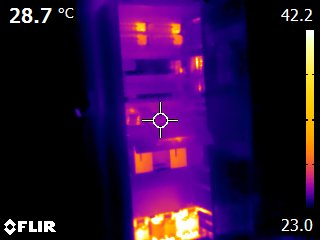
#> input picture FLIR0192.jpg, 320 x 240 px, found by its file name
$ python run_ssim.py
#> lines starting #> are read from the running program, lines starting #| are printed output that depends on the picture; pictures that were not available may be replaced by others from this repository, and a replacement may not be noted
"""
Comparador com SSIM (Structural Similarity) — compara PADRÕES espaciais,
não apenas distribuição de cores. Muito mais adequado para termogramas.
"""
import sys, os, cv2, numpy as np
from skimage.metrics import structural_similarity as ssim

WORKSPACE = r"c:\Users\Leonam Dias\Documents\Projetos C#\Thermix Studio"

def crop_thermal_roi(img, margin_pct=0.08):
    h, w = img.shape[:2]
    y0, y1 = int(h*margin_pct), int(h*(1-margin_pct))
    x0, x1 = int(w*margin_pct), int(w*(1-margin_pct))
    return img[y0:y1, x0:x1]

PAIRS = [
    ("FLIR0192", "FLIR0192.jpg", "FLIR0192_render_limpo.jpg"),
    ("2.jpg", "2.jpg", "2_render_limpo.jpg"),
]

for name, orig_fn, render_fn in PAIRS:
    orig = cv2.cvtColor(cv2.imread(os.path.join(WORKSPACE, orig_fn)), cv2.COLOR_BGR2RGB)
    rend = cv2.cvtColor(cv2.imread(os.path.join(WORKSPACE, render_fn)), cv2.COLOR_BGR2RGB)
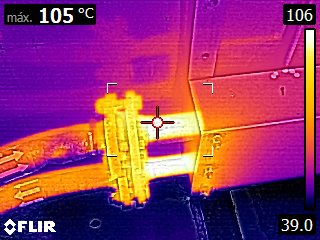
#> input picture FLIR0060.jpg, 320 x 240 px, given in place of FLIR0192_render_limpo.jpg, which was not available

    # Crop
    orig_c = crop_thermal_roi(orig, 0.08)
#> in crop_thermal_roi, `return img[y0:y1, x0:x1]`:
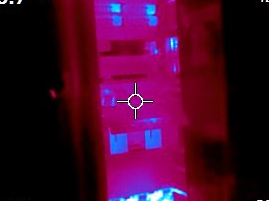
#> returned value: shape (201, 269, 3); mean of channels 0, 1, 2 43.4, 7, 68.4; drawn as B, G, R
    rend_c = crop_thermal_roi(rend, 0.08)
#> call 2 of crop_thermal_roi, with margin_pct = 0.08
#> in crop_thermal_roi (call 2), `return img[y0:y1, x0:x1]`:
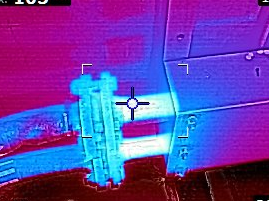
#> returned value: shape (201, 269, 3); mean of channels 0, 1, 2 167.7, 63.5, 100.9; drawn as B, G, R

    # SSIM em cada canal + grayscale
    gray_orig = cv2.cvtColor(orig_c, cv2.COLOR_RGB2GRAY)
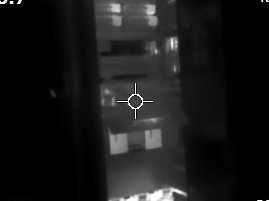
#> gray_orig: shape (201, 269); min 0, max 255, mean 24.8
    gray_rend = cv2.cvtColor(rend_c, cv2.COLOR_RGB2GRAY)
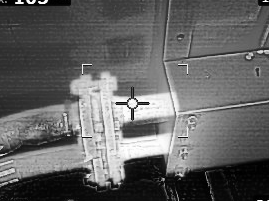
#> gray_rend: shape (201, 269); min 0, max 255, mean 98.9
    ssim_gray = ssim(gray_orig, gray_rend, data_range=255)
#> ssim_gray = 0.0898

    print(f"\n{'='*60}")
    print(f"  {name}  |  SSIM (structural similarity)")
    print(f"{'='*60}")
    print(f"  SSIM Grayscale: {ssim_gray:.4f}  (1.0 = identico)")
#|   SSIM Grayscale: 0.0898  (1.0 = identico)

    for ch_name, ch_idx in [('R',0),('G',1),('B',2)]:
        s = ssim(orig_c[:,:,ch_idx], rend_c[:,:,ch_idx], data_range=255)
        print(f"  SSIM {ch_name}:         {s:.4f}")
#> this loop made 3 passes
#> s on passes 1 to 3: 0.0641, 0.117, 0.0856
#|   SSIM R:         0.0641
#|   SSIM G:         0.1169
#|   SSIM B:         0.0856

    # Também: correlação cruzada normalizada (template matching)
    # Mede o quão bem os padrões espaciais se alinham
    gray_o = gray_orig.astype(np.float32)
    gray_r = gray_rend.astype(np.float32)
    gray_o = (gray_o - gray_o.mean()) / gray_o.std()
    gray_r = (gray_r - gray_r.mean()) / gray_r.std()
    ncc = (gray_o * gray_r).mean()  # Normalized Cross-Correlation
#> ncc = 0.145
    print(f"  NCC (cross-correlation): {ncc:.4f}  (1.0 = identico)")
#|   NCC (cross-correlation): 0.1449  (1.0 = identico)

    # Delta E (diferença perceptual de cor) médio
    orig_lab = cv2.cvtColor(orig_c, cv2.COLOR_RGB2LAB).astype(np.float32)
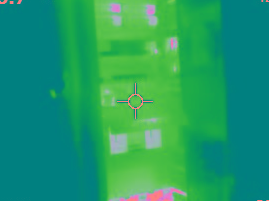
#> orig_lab: shape (201, 269, 3) float32; mean R, G, B 32.4, 154.7, 103.3
    rend_lab = cv2.cvtColor(rend_c, cv2.COLOR_RGB2LAB).astype(np.float32)
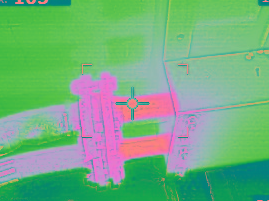
#> rend_lab: shape (201, 269, 3) float32; mean R, G, B 115.7, 173.7, 128.7
    deltae = np.sqrt(((orig_lab - rend_lab)**2).sum(axis=2)).mean()
#> deltae = 122.5
    print(f"  Delta E medio:    {deltae:.1f}  (0 = identico, <3 = imperceptivel)")
#|   Delta E medio:    122.5  (0 = identico, <3 = imperceptivel)

    # PSNR
    mse = ((orig_c.astype(float) - rend_c.astype(float))**2).mean()
#> mse = 14922.7
    psnr = 20 * np.log10(255.0 / np.sqrt(mse)) if mse > 0 else float('inf')
#> psnr = 6.39
    print(f"  PSNR:             {psnr:.1f} dB  (>40 = excelente)")
#|   PSNR:             6.4 dB  (>40 = excelente)
#> pass 2 of the loop `for name, orig_fn, render_fn in PAIRS:`:
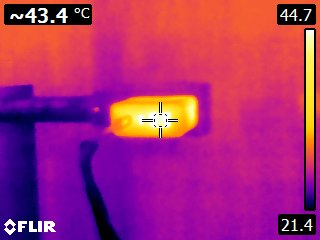
#> input picture 2.jpg, 320 x 240 px, found by its file name
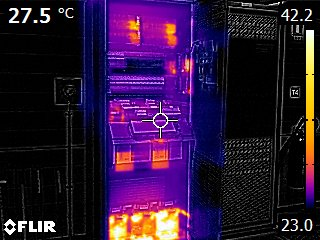
#> input picture FLIR0193.jpg, 320 x 240 px, given in place of 2_render_limpo.jpg, which was not available
#> ssim_gray = 0.104
#|   SSIM Grayscale: 0.1037  (1.0 = identico)
#> the loop `for ch_name, ch_idx in [('R',0),('G',1),('B',2)]:` made 3 passes
#> s on passes 1 to 3: 0.0595, 0.146, 0.096
#> (printed output is left out)
#> ncc = 0.19
#|   NCC (cross-correlation): 0.1899  (1.0 = identico)
#> `rend_lab = cv2.cvtColor(rend_c, cv2.COLOR_RGB2LAB).astype(np.float32)`:
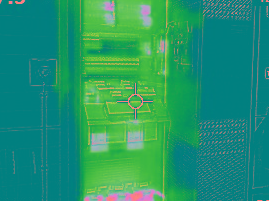
#> rend_lab: shape (201, 269, 3) float32; mean R, G, B 34.7, 148.7, 108.8
#> deltae = 109.1
#|   Delta E medio:    109.1  (0 = identico, <3 = imperceptivel)
#> mse = 12751.3
#> psnr = 7.08
#|   PSNR:             7.1 dB  (>40 = excelente)

print()
